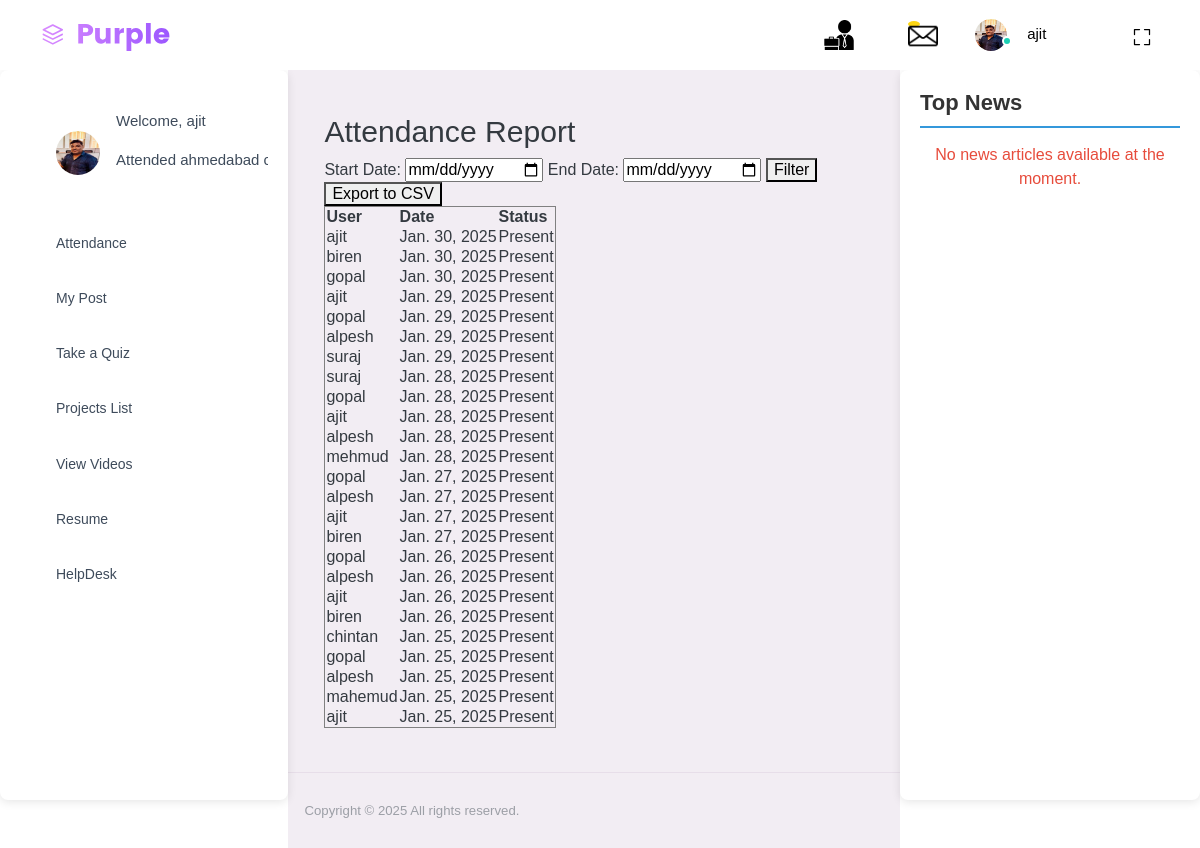
The app's page /attendance_report/ (signed in), older data.
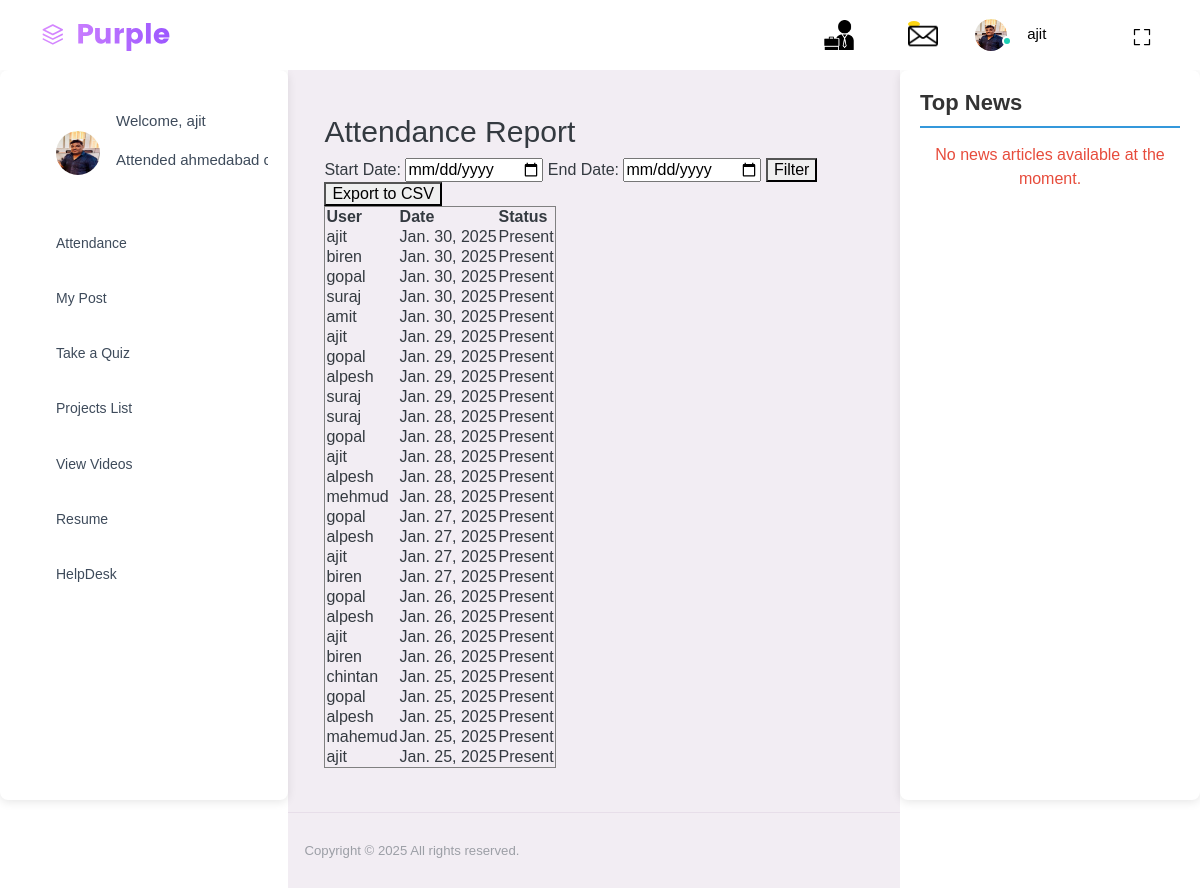
The same page, newer data.
### user_management/models.py (models this page shows, shortened)
class AttendanceRecord(models.Model):
    user = models.ForeignKey(settings.AUTH_USER_MODEL, on_delete=models.CASCADE)
    date = models.DateField(default=timezone.now)
    status = models.CharField(max_length=10, choices=[('Present', 'Present'), ('Absent', 'Absent')])

class CustomUser(AbstractUser):
    role = models.CharField(max_length=50, choices=[('Admin', 'Admin'), ('User', 'User')])
    education = models.CharField(max_length=100, null=True, blank=True)
    college_name = models.CharField(max_length=255, null=True, blank=True)
    address = models.CharField(max_length=255, null=True, blank=True)
    sex = models.CharField(max_length=10, choices=[('Male', 'Male'), ('Female', 'Female'), ('Other', 'Other')], null=True, blank=True)
    screenshot = models.ImageField(upload_to='screenshots/', null=True, blank=True)
    profile_pic = models.ImageField(upload_to='profile_pic/', null=True, blank=True)
    is_approved = models.BooleanField(default=False)
    created_at = models.DateTimeField(auto_now_add=True,null=True, blank=True)

### user_management/views.py (the view)
# urls.py: path('attendance_report/', views.attendance_report, name='attendance_report'),
@login_required
def attendance_report(request):
    records = AttendanceRecord.objects.select_related('user').order_by('-date')
    start_date = request.GET.get('start_date')
    end_date = request.GET.get('end_date')
    if start_date and end_date:
        records = records.filter(date__range=[parse_date(start_date), parse_date(end_date)])
    context = {
        'records': records,
        'start_date': start_date,
        'end_date': end_date,
    }
    return render(request, 'user_management/attendance_report.html', context)

### user_management/context_processors.py (called while the page is built)
def get_news(request):
    url = 'https://newsapi.org/v2/top-headlines?country=us&apiKey=1dc725c4b44746cbba9103a3d479147f'
    response = requests.get(url)
    if response.status_code == 200:
        news_data = response.json()
        articles = news_data.get('articles', [])
    else:
        articles = []
    return {'articles': articles}

### user_management/templates/user_management/attendance_report.html (shortened to what this page needs)
{% extends "user_management/base.html" %}
{% load static %}
{% block content %}
<h2>Attendance Report</h2>
<form method="get" action="{% url 'attendance_report' %}">
  <label for="start_date">Start Date:</label>
  <input type="date" id="start_date" name="start_date" value="{{ start_date }}">
  <label for="end_date">End Date:</label>
  <input type="date" id="end_date" name="end_date" value="{{ end_date }}">
  <button type="submit">Filter</button>
</form>
<form method="get" action="{% url 'export_attendance_csv' %}">
  <button type="submit">Export to CSV</button>
</form>
<table border="1">
  <tr>
    <th>User</th>
    <th>Date</th>
    <th>Status</th>
  </tr>
  {% for record in records %}
    <tr>
      <td>{{ record.user.username }}</td>
      <td>{{ record.date }}</td>
      <td>{{ record.status }}</td>
    </tr>
  {% endfor %}
</table>
{% endblock %}

Row changes from the older to the newer data that the page shows:
added AttendanceRecord: user.username "suraj", date "Jan. 30, 2025", status "Present"
added AttendanceRecord: user.username "amit", date "Jan. 30, 2025", status "Present"
